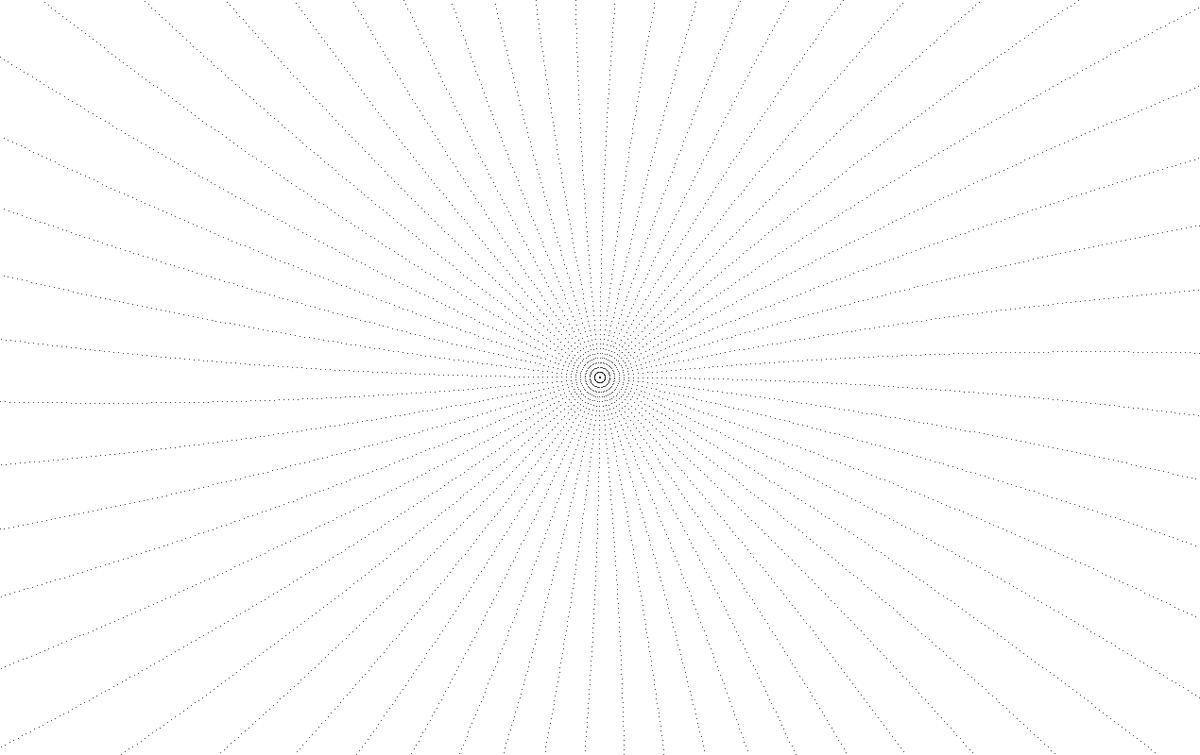
Frame 1 (no input)
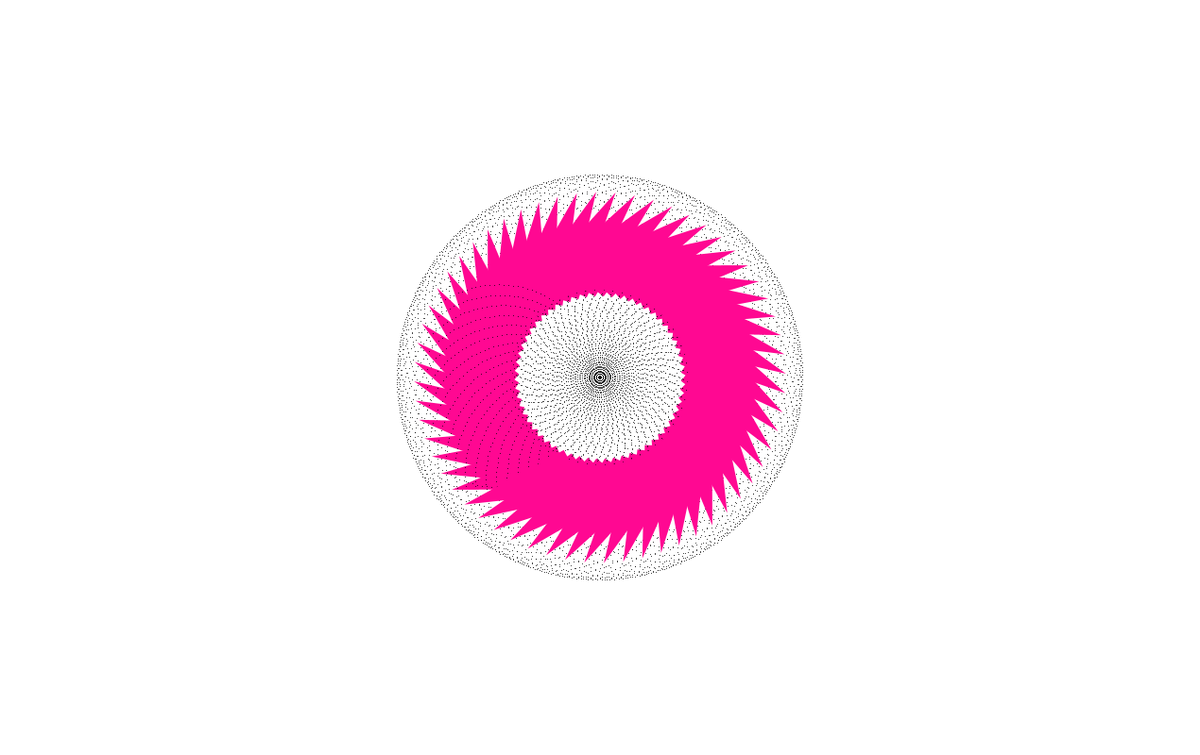
Frame 60 (the mouse pressed at the canvas centre just before this capture)
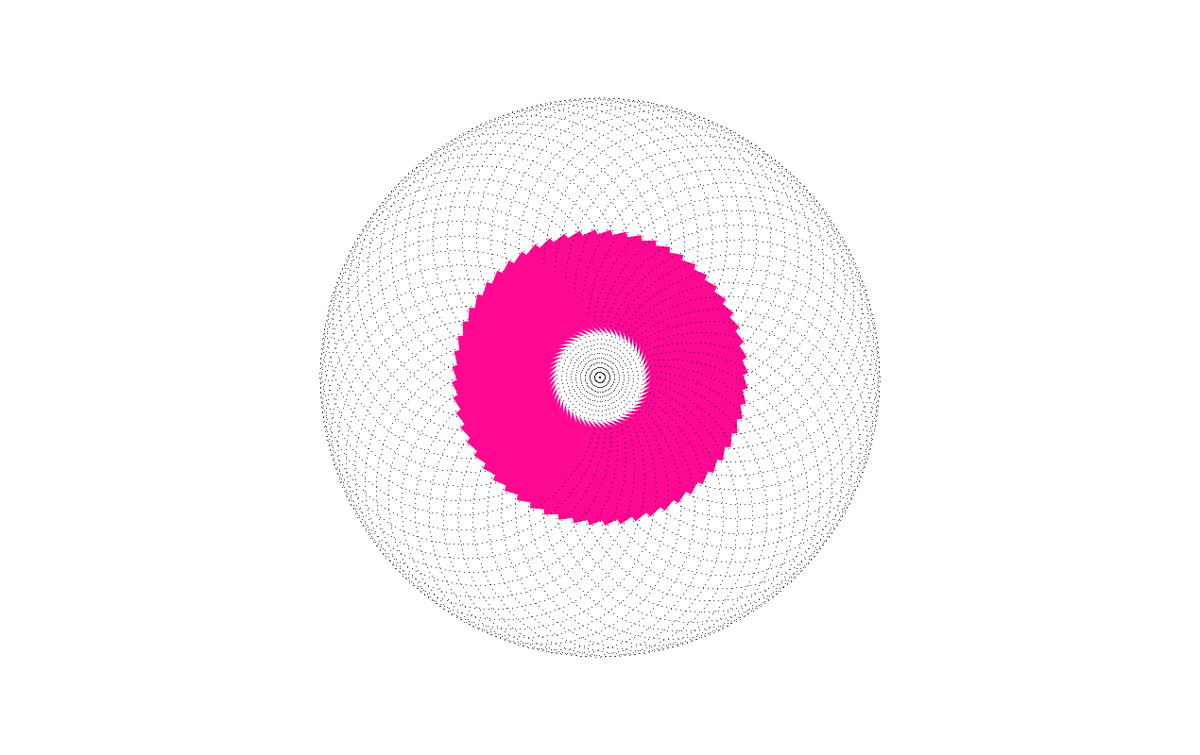
Frame 120 (the mouse held since frame 60 and released just before this capture)

The Processing sketch that drew these frames (run headless with seeded random() and noise(); from frame 60 on, the mouse is pressed at the canvas centre):

// Processing sketch: processing_27642
// ── processing_27642.pde

/*
Yasmin Manssour (2011)
Modicficacion de Oscilaciones Matrix de Alba G. Corral (2009)
 Descripción:
 este sketch nos sirve para ver otra utilizad de la pila de matrices:
 El uso conjunto de PushMatrix y PopMatrix permite almacenar estados 
 intermedios de la transformación en la pila y 
 recuperarlos posteriormente.
 
 La trigonometría nos sirve para oscilar entre varios valores. un seno o un coseno
 siempre oscilara entre valores decimales entre -1 y 1. Por ahora con esto nos basta para poder
 utilizarlo en el movimiento de la flor
 */
 
float inc = 0.0;//incremento de angulo
float dim = 1; //diametro de la ellipse central
boolean isBackGround = true;
boolean isFade = false;
int LONGITUD = 160;
int NUM_TALLOS = 60;

void setup() {
  
  size(1270,800);
  smooth();
}

void draw() {

  if ( isBackGround  == true){ 
    background(255);
  } //equivalente a  if ( isBackGround ){ background(255);}
  
  if (isFade) hazFade();
  inc += 0.02;
  //float angle = sin(inc) / 10.0 ;
  float angle = sin(inc) /20.0 ;
  translate(width/2,height/2); //trasladamos nuestro punto 0,0 de coordenadas a la mitad de la pantalla
  for (int i = 0; i < NUM_TALLOS; i++) { // UN LOOP! que será esto? repite el bloque entre corchetes tantas veces como se cumpla la condicion de en medio
    tail(0,dim/2, LONGITUD, angle); // llamamos a la funcion tail con 4 parametros
    rotate(PI*2/NUM_TALLOS); // rotamos nuestra pantalla PI/4
  }
  
  fill(255,255,255);
  stroke(0,0,0);
  strokeWeight(1);
  ellipse(0,0,dim,dim);
}

void tail(float x,float y, int units, float angle) {

  pushMatrix();
  translate(x, y);
  
  for (int i =0 ; i < units; i++) { // loop decreciente, 
    rotate(angle);
    translate(0, 5); //translate(0, 4); interesante
    strokeWeight(1);
    stroke(0);
    line(0, 0, 0, 0);
    strokeWeight(0.01);
    line(0,0,0.01,0);
    
  }

  fill(#ff0892);
  noStroke();
  translate(-15,30);
  quad(0,60,0,-60,25,-60,25,0);
  //ellipse(0,70,4,110);
  popMatrix();

}

void hazFade(){

  isBackGround = false;
  fill(255,10);
  noStroke();
  rect(0,0,width,height);

}

void keyPressed() {

  switch(key) {
  case '+': 
    println("has pulsado la tecla +");
    break;
  case '-': 
    println("has pulsado la tecla -");
    break;

  case 'F': 
  case 'f':
    isFade = !isFade;
    break;
  case 's': 
  case 'S': 
    println("salvamos IMAGEN");
    save("out/filename-"+frameCount+".png");
    break;

  case 'b': 
  case 'B': 
    isBackGround =! isBackGround;

    break;

  }

}
